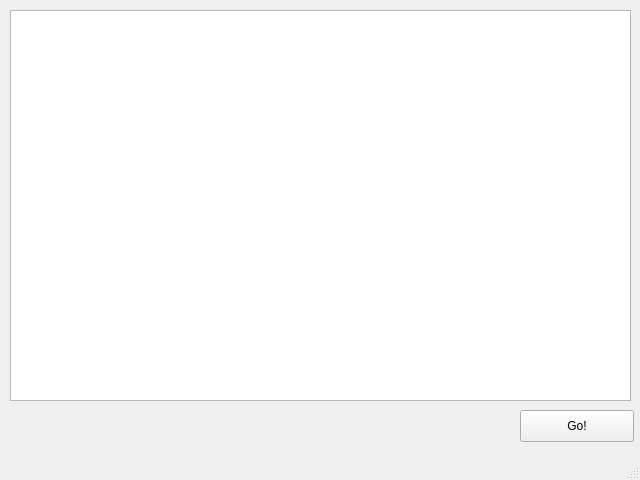
<?xml version="1.0" encoding="UTF-8"?>
<ui version="4.0">
 <class>MainWindow</class>
 <widget class="QMainWindow" name="MainWindow">
  <property name="geometry">
   <rect>
    <x>0</x>
    <y>0</y>
    <width>640</width>
    <height>480</height>
   </rect>
  </property>
  <property name="windowTitle">
   <string>MainWindow</string>
  </property>
  <widget class="QWidget" name="centralwidget">
   <widget class="QPushButton" name="pushButton">
    <property name="geometry">
     <rect>
      <x>520</x>
      <y>410</y>
      <width>114</width>
      <height>32</height>
     </rect>
    </property>
    <property name="text">
     <string>Go!</string>
    </property>
   </widget>
   <widget class="QGraphicsView" name="graphicsView">
    <property name="geometry">
     <rect>
      <x>10</x>
      <y>10</y>
      <width>621</width>
      <height>391</height>
     </rect>
    </property>
   </widget>
  </widget>
  <widget class="QMenuBar" name="menubar">
   <property name="geometry">
    <rect>
     <x>0</x>
     <y>0</y>
     <width>640</width>
     <height>22</height>
    </rect>
   </property>
  </widget>
  <widget class="QStatusBar" name="statusbar"/>
 </widget>
 <resources/>
 <connections/>
</ui>
